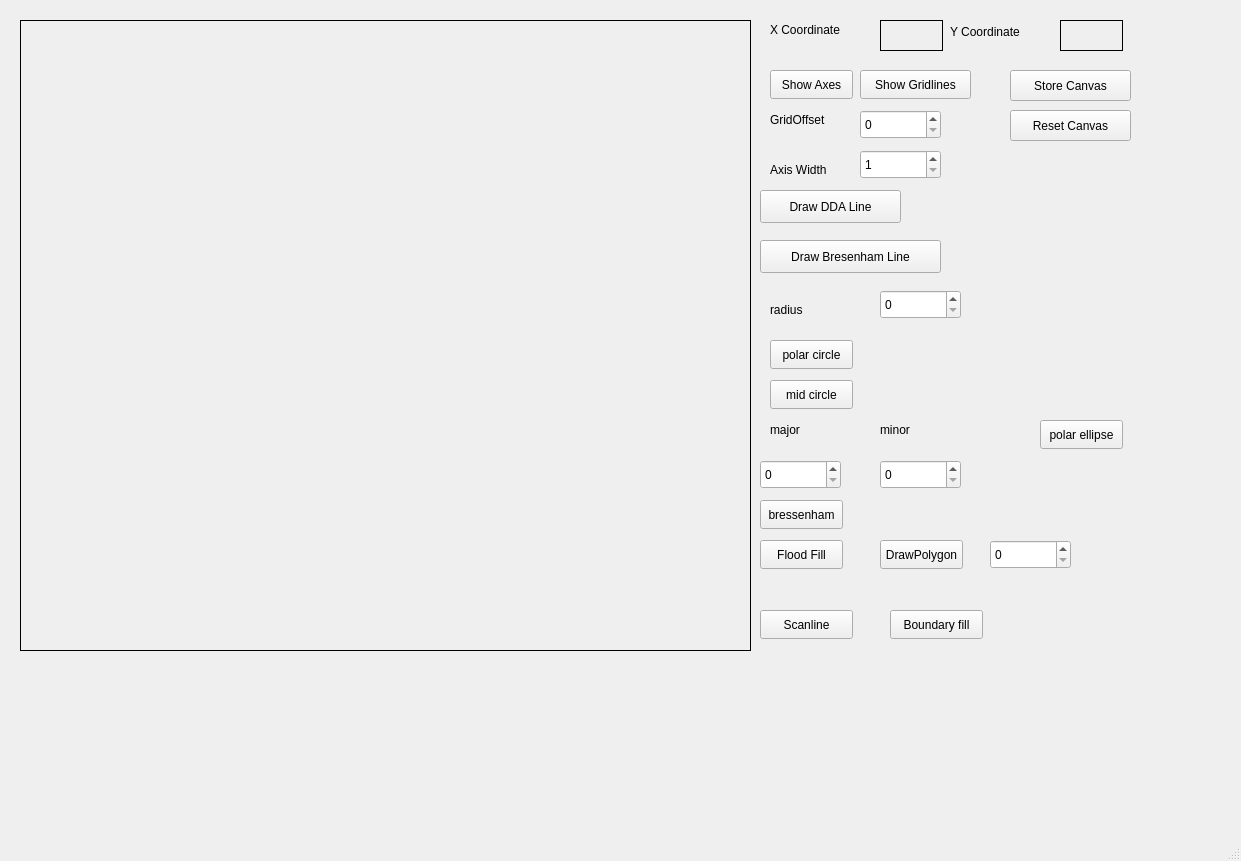
<?xml version="1.0" encoding="UTF-8"?>
<ui version="4.0">
 <class>MainWindow</class>
 <widget class="QMainWindow" name="MainWindow">
  <property name="geometry">
   <rect>
    <x>0</x>
    <y>0</y>
    <width>1241</width>
    <height>861</height>
   </rect>
  </property>
  <property name="windowTitle">
   <string>MainWindow</string>
  </property>
  <widget class="QWidget" name="centralwidget">
   <widget class="QLabel" name="workArea">
    <property name="geometry">
     <rect>
      <x>20</x>
      <y>20</y>
      <width>731</width>
      <height>631</height>
     </rect>
    </property>
    <property name="frameShape">
     <enum>QFrame::Shape::Box</enum>
    </property>
    <property name="text">
     <string/>
    </property>
   </widget>
   <widget class="QLabel" name="label">
    <property name="geometry">
     <rect>
      <x>770</x>
      <y>20</y>
      <width>91</width>
      <height>20</height>
     </rect>
    </property>
    <property name="text">
     <string>X Coordinate</string>
    </property>
   </widget>
   <widget class="QLabel" name="label_2">
    <property name="geometry">
     <rect>
      <x>950</x>
      <y>21</y>
      <width>91</width>
      <height>21</height>
     </rect>
    </property>
    <property name="text">
     <string>Y Coordinate</string>
    </property>
   </widget>
   <widget class="QLabel" name="x_coordinate">
    <property name="geometry">
     <rect>
      <x>880</x>
      <y>20</y>
      <width>63</width>
      <height>31</height>
     </rect>
    </property>
    <property name="frameShape">
     <enum>QFrame::Shape::Box</enum>
    </property>
    <property name="text">
     <string/>
    </property>
   </widget>
   <widget class="QLabel" name="y_coordinate">
    <property name="geometry">
     <rect>
      <x>1060</x>
      <y>20</y>
      <width>63</width>
      <height>31</height>
     </rect>
    </property>
    <property name="frameShape">
     <enum>QFrame::Shape::Box</enum>
    </property>
    <property name="text">
     <string/>
    </property>
   </widget>
   <widget class="QPushButton" name="showAxis">
    <property name="geometry">
     <rect>
      <x>770</x>
      <y>70</y>
      <width>83</width>
      <height>29</height>
     </rect>
    </property>
    <property name="text">
     <string>Show Axes</string>
    </property>
   </widget>
   <widget class="QPushButton" name="gridlines">
    <property name="geometry">
     <rect>
      <x>860</x>
      <y>70</y>
      <width>111</width>
      <height>29</height>
     </rect>
    </property>
    <property name="text">
     <string>Show Gridlines</string>
    </property>
   </widget>
   <widget class="QSpinBox" name="gridOffset">
    <property name="geometry">
     <rect>
      <x>860</x>
      <y>110</y>
      <width>81</width>
      <height>29</height>
     </rect>
    </property>
    <property name="minimum">
     <number>0</number>
    </property>
    <property name="singleStep">
     <number>10</number>
    </property>
   </widget>
   <widget class="QSpinBox" name="axisWidth">
    <property name="geometry">
     <rect>
      <x>860</x>
      <y>150</y>
      <width>81</width>
      <height>29</height>
     </rect>
    </property>
    <property name="minimum">
     <number>1</number>
    </property>
   </widget>
   <widget class="QLabel" name="label_3">
    <property name="geometry">
     <rect>
      <x>770</x>
      <y>110</y>
      <width>81</width>
      <height>20</height>
     </rect>
    </property>
    <property name="text">
     <string>GridOffset</string>
    </property>
   </widget>
   <widget class="QLabel" name="label_4">
    <property name="geometry">
     <rect>
      <x>770</x>
      <y>160</y>
      <width>81</width>
      <height>20</height>
     </rect>
    </property>
    <property name="text">
     <string>Axis Width</string>
    </property>
   </widget>
   <widget class="QPushButton" name="DDADraw">
    <property name="geometry">
     <rect>
      <x>760</x>
      <y>190</y>
      <width>141</width>
      <height>33</height>
     </rect>
    </property>
    <property name="text">
     <string>Draw DDA Line</string>
    </property>
   </widget>
   <widget class="QPushButton" name="store">
    <property name="geometry">
     <rect>
      <x>1010</x>
      <y>70</y>
      <width>121</width>
      <height>31</height>
     </rect>
    </property>
    <property name="text">
     <string>Store Canvas</string>
    </property>
   </widget>
   <widget class="QPushButton" name="reset">
    <property name="geometry">
     <rect>
      <x>1010</x>
      <y>110</y>
      <width>121</width>
      <height>31</height>
     </rect>
    </property>
    <property name="text">
     <string>Reset Canvas</string>
    </property>
   </widget>
   <widget class="QPushButton" name="pushButton">
    <property name="geometry">
     <rect>
      <x>760</x>
      <y>240</y>
      <width>181</width>
      <height>33</height>
     </rect>
    </property>
    <property name="text">
     <string>Draw Bresenham Line</string>
    </property>
   </widget>
   <widget class="QLabel" name="DDA_TIME">
    <property name="geometry">
     <rect>
      <x>930</x>
      <y>190</y>
      <width>271</width>
      <height>31</height>
     </rect>
    </property>
    <property name="text">
     <string/>
    </property>
   </widget>
   <widget class="QLabel" name="Bresenham_TIME">
    <property name="geometry">
     <rect>
      <x>960</x>
      <y>240</y>
      <width>301</width>
      <height>31</height>
     </rect>
    </property>
    <property name="text">
     <string/>
    </property>
   </widget>
   <widget class="QPushButton" name="polar_circle">
    <property name="geometry">
     <rect>
      <x>770</x>
      <y>340</y>
      <width>83</width>
      <height>29</height>
     </rect>
    </property>
    <property name="text">
     <string>polar circle</string>
    </property>
   </widget>
   <widget class="QSpinBox" name="radius">
    <property name="geometry">
     <rect>
      <x>880</x>
      <y>290</y>
      <width>81</width>
      <height>29</height>
     </rect>
    </property>
    <property name="minimum">
     <number>0</number>
    </property>
    <property name="singleStep">
     <number>10</number>
    </property>
   </widget>
   <widget class="QLabel" name="label_5">
    <property name="geometry">
     <rect>
      <x>770</x>
      <y>300</y>
      <width>81</width>
      <height>20</height>
     </rect>
    </property>
    <property name="text">
     <string>radius</string>
    </property>
   </widget>
   <widget class="QLabel" name="polarCircleTime">
    <property name="geometry">
     <rect>
      <x>900</x>
      <y>330</y>
      <width>271</width>
      <height>31</height>
     </rect>
    </property>
    <property name="text">
     <string/>
    </property>
   </widget>
   <widget class="QPushButton" name="mid_circle">
    <property name="geometry">
     <rect>
      <x>770</x>
      <y>380</y>
      <width>83</width>
      <height>29</height>
     </rect>
    </property>
    <property name="text">
     <string>mid circle</string>
    </property>
   </widget>
   <widget class="QLabel" name="midpointCircleTime">
    <property name="geometry">
     <rect>
      <x>900</x>
      <y>380</y>
      <width>271</width>
      <height>31</height>
     </rect>
    </property>
    <property name="text">
     <string/>
    </property>
   </widget>
   <widget class="QLabel" name="major_4">
    <property name="geometry">
     <rect>
      <x>770</x>
      <y>420</y>
      <width>81</width>
      <height>20</height>
     </rect>
    </property>
    <property name="text">
     <string>major</string>
    </property>
   </widget>
   <widget class="QSpinBox" name="major">
    <property name="geometry">
     <rect>
      <x>760</x>
      <y>460</y>
      <width>81</width>
      <height>29</height>
     </rect>
    </property>
    <property name="minimum">
     <number>0</number>
    </property>
    <property name="singleStep">
     <number>10</number>
    </property>
   </widget>
   <widget class="QLabel" name="major_3">
    <property name="geometry">
     <rect>
      <x>880</x>
      <y>420</y>
      <width>81</width>
      <height>20</height>
     </rect>
    </property>
    <property name="text">
     <string>minor</string>
    </property>
   </widget>
   <widget class="QSpinBox" name="minor">
    <property name="geometry">
     <rect>
      <x>880</x>
      <y>460</y>
      <width>81</width>
      <height>29</height>
     </rect>
    </property>
    <property name="minimum">
     <number>0</number>
    </property>
    <property name="singleStep">
     <number>10</number>
    </property>
   </widget>
   <widget class="QPushButton" name="polar_ellipse">
    <property name="geometry">
     <rect>
      <x>1040</x>
      <y>420</y>
      <width>83</width>
      <height>29</height>
     </rect>
    </property>
    <property name="text">
     <string>polar ellipse</string>
    </property>
   </widget>
   <widget class="QPushButton" name="bressenham_ellipse">
    <property name="geometry">
     <rect>
      <x>760</x>
      <y>500</y>
      <width>83</width>
      <height>29</height>
     </rect>
    </property>
    <property name="text">
     <string>bressenham</string>
    </property>
   </widget>
   <widget class="QLabel" name="polarEllipseTime">
    <property name="geometry">
     <rect>
      <x>1010</x>
      <y>460</y>
      <width>191</width>
      <height>31</height>
     </rect>
    </property>
    <property name="text">
     <string/>
    </property>
   </widget>
   <widget class="QLabel" name="bressenhamEllepseTime">
    <property name="geometry">
     <rect>
      <x>880</x>
      <y>500</y>
      <width>231</width>
      <height>31</height>
     </rect>
    </property>
    <property name="text">
     <string/>
    </property>
   </widget>
   <widget class="QPushButton" name="Flood_Fill">
    <property name="geometry">
     <rect>
      <x>760</x>
      <y>540</y>
      <width>83</width>
      <height>29</height>
     </rect>
    </property>
    <property name="text">
     <string>Flood Fill</string>
    </property>
   </widget>
   <widget class="QPushButton" name="DrawPolygon">
    <property name="geometry">
     <rect>
      <x>880</x>
      <y>540</y>
      <width>83</width>
      <height>29</height>
     </rect>
    </property>
    <property name="text">
     <string>DrawPolygon</string>
    </property>
   </widget>
   <widget class="QSpinBox" name="Vertices">
    <property name="geometry">
     <rect>
      <x>990</x>
      <y>540</y>
      <width>81</width>
      <height>29</height>
     </rect>
    </property>
    <property name="minimum">
     <number>0</number>
    </property>
    <property name="singleStep">
     <number>10</number>
    </property>
   </widget>
   <widget class="QPushButton" name="pushButton_2">
    <property name="geometry">
     <rect>
      <x>760</x>
      <y>610</y>
      <width>93</width>
      <height>29</height>
     </rect>
    </property>
    <property name="text">
     <string>Scanline</string>
    </property>
   </widget>
   <widget class="QPushButton" name="pushButton_3">
    <property name="geometry">
     <rect>
      <x>890</x>
      <y>610</y>
      <width>93</width>
      <height>29</height>
     </rect>
    </property>
    <property name="text">
     <string>Boundary fill</string>
    </property>
   </widget>
  </widget>
  <widget class="QMenuBar" name="menubar">
   <property name="geometry">
    <rect>
     <x>0</x>
     <y>0</y>
     <width>1241</width>
     <height>26</height>
    </rect>
   </property>
  </widget>
  <widget class="QStatusBar" name="statusbar"/>
 </widget>
 <resources/>
 <connections/>
</ui>
